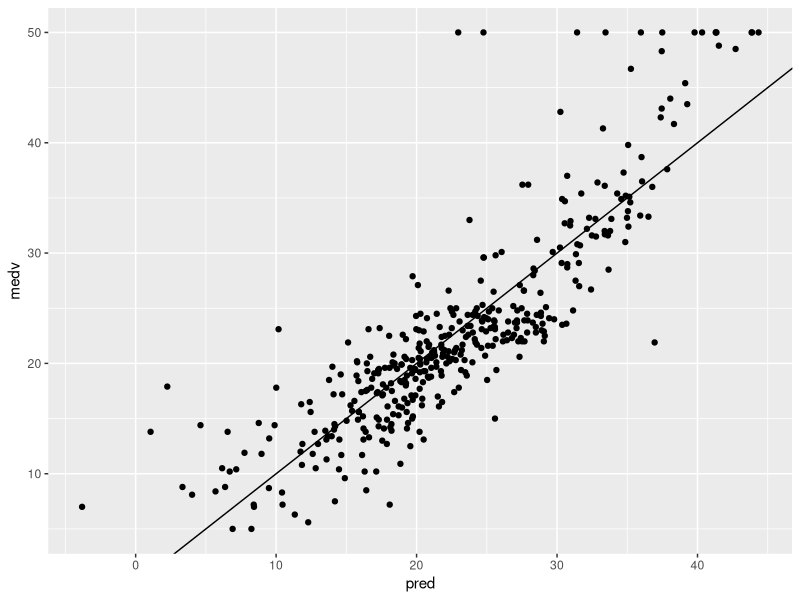
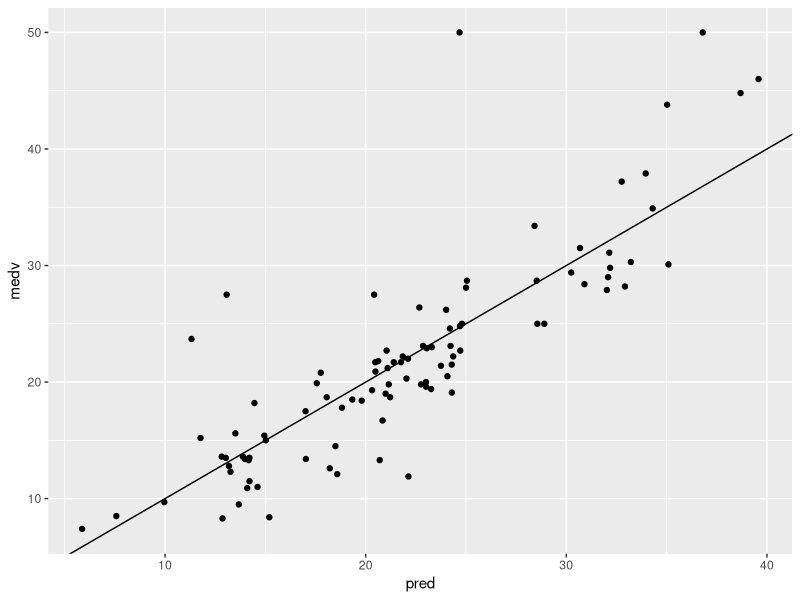

These charts were generated, in order, by the following R code:
library(mlbench)
data("BostonHousing")
#ดูข้อมูล
head(BostonHousing)
#check missing value
sum(is.na(BostonHousing))

#1 split data Train and Test
set.seed(1)
sample<-sample(c(TRUE,FALSE),nrow(BostonHousing),replace=TRUE,prob =c(0.8,0.2))
House_train <-BostonHousing[sample,] #Training set
House_test<-BostonHousing[!sample,] #Test set

#2 Building Model by trainnig set
House_model <-lm(medv~.,data=House_train)
House_model


#3 Predict
House_train$pred<-predict(House_model)
House_test$pred<-predict(House_model,newdata =House_test)

library(ggplot2)
ggplot(House_train,aes(x=pred,y=medv))+geom_point()+geom_abline()

ggplot(House_test,aes(x=pred,y=medv))+geom_point()+geom_abline()

summary(House_model)
